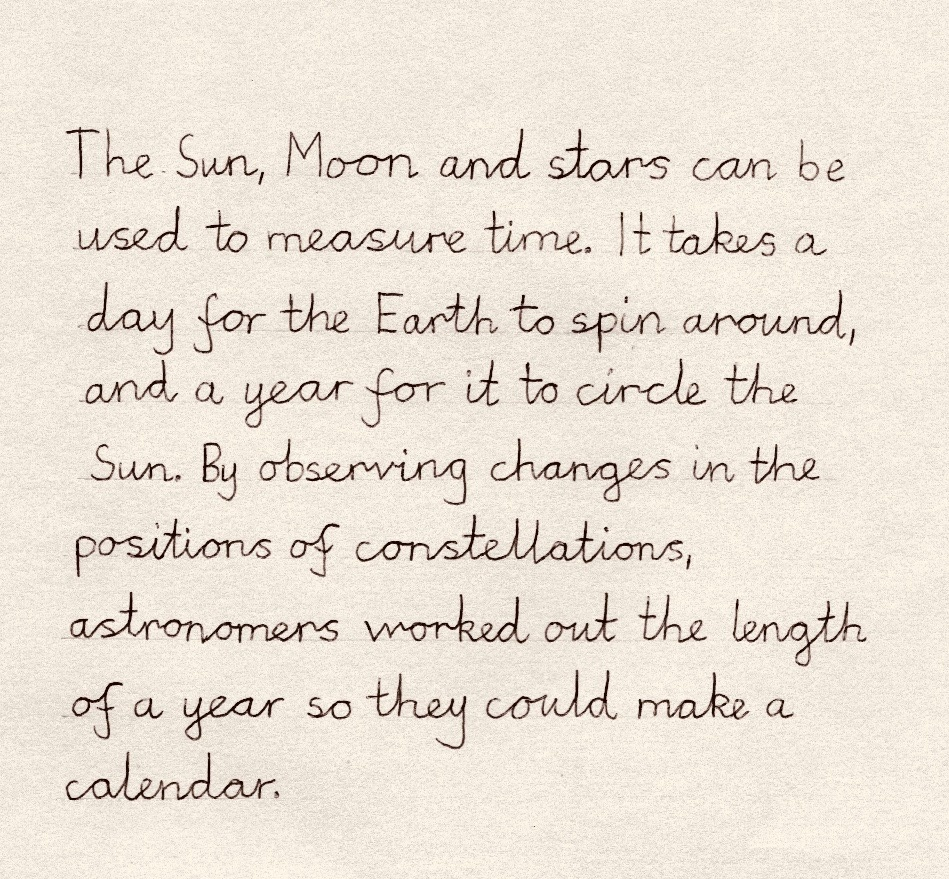
#> input picture ComplainSorter/data/2_contrast_proc/test.jpg, 949 x 879 px, found by its file name; its folder holds only this picture in this run
$ python -i preprocessing.py   (imports and definitions only)   (older library calls are emulated)
#> lines starting #> are read from the running program, lines starting #| are printed output that depends on the picture; after the words box and inside, x2 and y2 are one past the last pixel; in counts of white or black regions, pixels touching at a corner belong together
import cv2
import numpy as np
import os
import math
from skimage.filters import threshold_local


def run_preproc(imageName):

#> called with imageName = '../../data/2_contrast_proc/test.jpg'
    print('Start Preprocessing')
    print('Start adjusting the contrast')

    image = cv2.imread(f'../data/1_raw_complains/{imageName}')
#> image is the input picture: shape (879, 949, 3); mean B, G, R 214.3, 225.2, 234
    adjustContrast(image, imageName) # prepare image

    print('Adjusting the contrast is completed')
    print('Start line segmentation')

    image = cv2.imread(f'../data/2_contrast_proc/{imageName}')
    lineSegmentation(image, imageName)

    print('Line segmentation is completed')
    print('Start word segmentation')

    wordSegmentation(imageName, 65)
    print('Word segmentation is completed')
    print('Preprocesing is completed')


def adjustContrast(image, imageName):
    # increase contrast
    # image = cv2.cvtColor(image, cv2.COLOR_BGR2GRAY)
    # T = threshold_local(image, 11, offset=10, method="median")
    # # image = cv2.medianBlur(image,3);
    # # image = cv2.bilateralFilter(image, 5, 50, 50)
    # image = cv2.GaussianBlur(image, (5, 5), 0)
    # image = (image > T).astype("uint8") * 255

    # write
    cv2.imwrite(f'../data/2_contrast_proc/{imageName}', image)


def lineSegmentation(image, imageName):

#> called with imageName = '../../data/2_contrast_proc/test.jpg'
    gray = cv2.cvtColor(image, cv2.COLOR_BGR2GRAY)
    # binary
    ret, thresh = cv2.threshold(gray, 127, 255, cv2.THRESH_BINARY_INV)
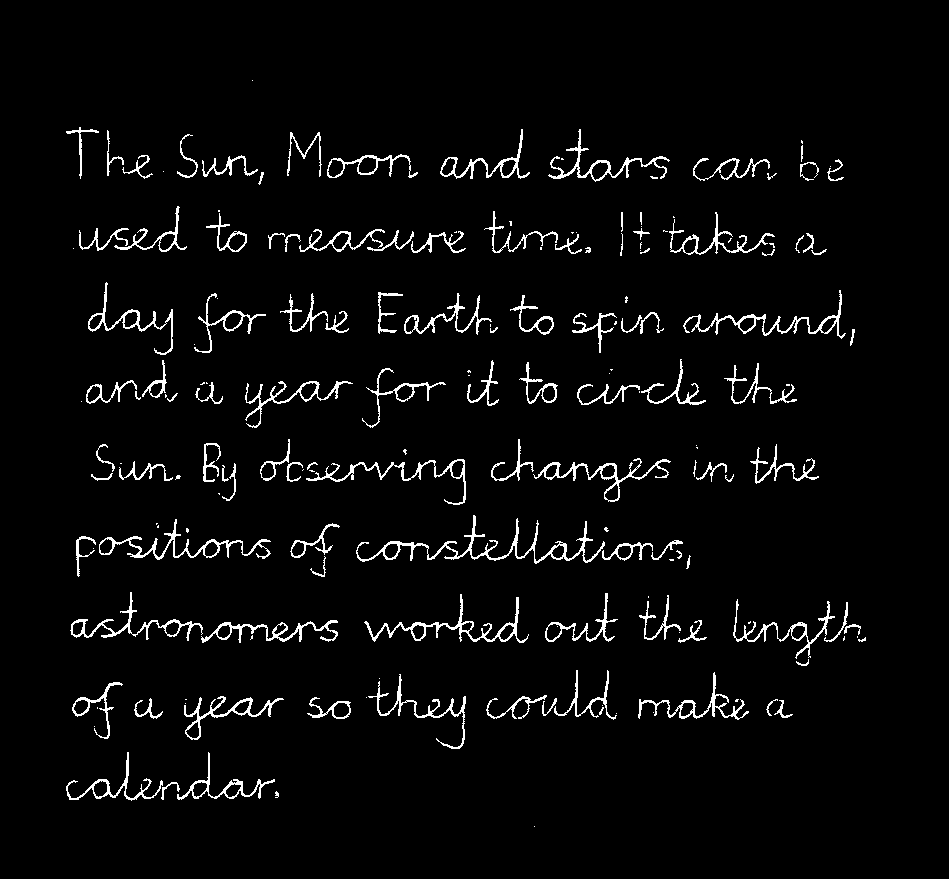
#> thresh: shape (879, 949); 3.7% white in thin lines or dots, all inside (x1, y1, x2, y2) = (66, 80, 866, 827)

    # dilation
    kernel = np.ones((5, 100), np.uint8)
    img_dilation = cv2.dilate(thresh, kernel, iterations=1)
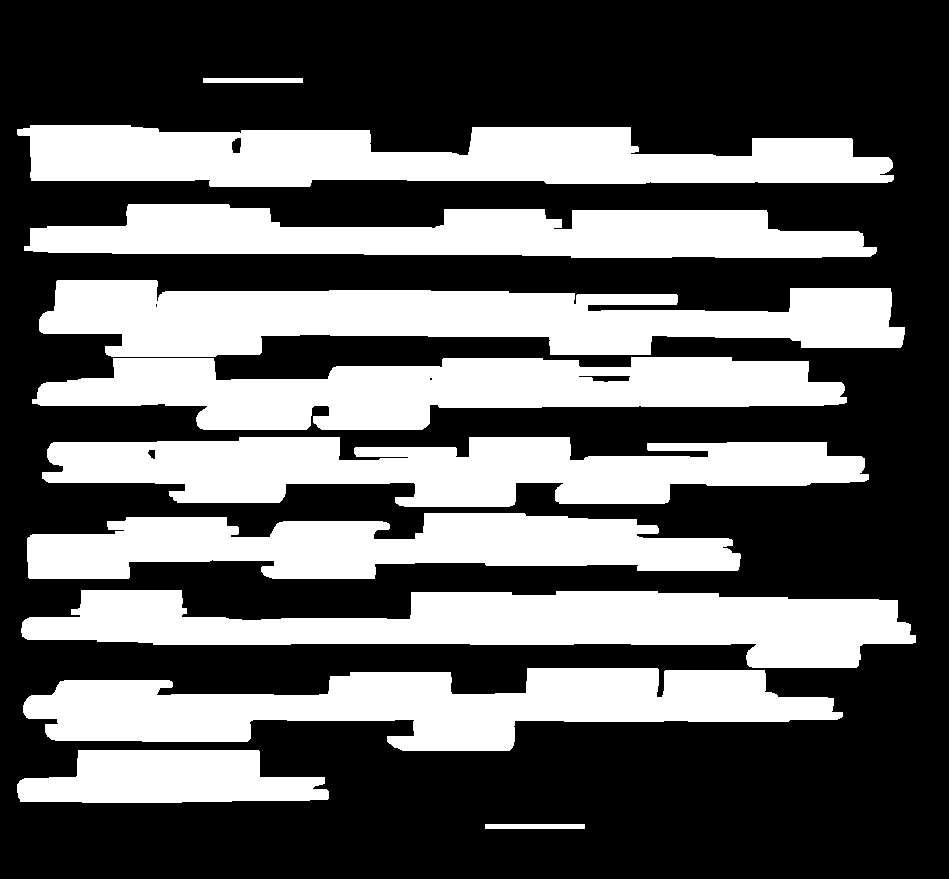
#> img_dilation: shape (879, 949); 37.8% white; 11 white regions

    # find contours
    ctrs, hier = cv2.findContours(img_dilation.copy(), cv2.RETR_EXTERNAL, cv2.CHAIN_APPROX_SIMPLE)
#> ctrs = 11 contours; largest, box (x1, y1, x2, y2) and area: (39, 280, 905, 357) 41708, (21, 590, 916, 668) 39064, (23, 668, 843, 751) 38239, (17, 125, 894, 187) 38192, (42, 437, 869, 507) 37861

    # sort contours
    sorted_ctrs = sorted(ctrs, key=lambda ctr: cv2.boundingRect(ctr)[0])
#> sorted_ctrs has the same summary as ctrs

    for i, ctr in enumerate(sorted_ctrs):
        # Get bounding box
        x, y, w, h = cv2.boundingRect(ctr)

        # Getting ROI
        roi = image[y:y + h, x:x + w]

        # show ROI
        directory = f'../data/3_line_segmentation/{imageName.split(".")[0]}'
        if not os.path.exists(directory):
            os.mkdir(directory)

        cv2.imwrite(f'../data/3_line_segmentation/{imageName.split(".")[0]}/{str(i)}_{imageName}', roi)
#> this loop made 11 passes
#> (x, y, w, h) on passes 1 to 9: (17, 750, 312, 53), (17, 125, 877, 62), (21, 590, 895, 78), (23, 668, 820, 83), (24, 204, 853, 54), (27, 513, 714, 66), (32, 357, 815, 73), (39, 280, 866, 77), (42, 437, 827, 70)
#> (ctr, x, y, w, h) on passes 10 to 11: ([[203, 78], [203, 82], [302, 82], [302, 78]], 203, 78, 100, 5), ([[485, 824], [485, 828], [584, 828], [584, 824]], 485, 824, 100, 5)
#> pass 1, in lineSegmentation, `roi = image[y:y + h, x:x + w]`:
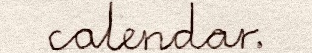
#> roi: shape (53, 312, 3); mean B, G, R 203, 213.6, 223.3
#> pass 2, in lineSegmentation, `roi = image[y:y + h, x:x + w]`:
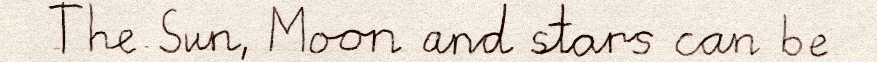
#> roi: shape (62, 877, 3); mean B, G, R 207.7, 218.3, 227.8
#> pass 3, in lineSegmentation, `roi = image[y:y + h, x:x + w]`:
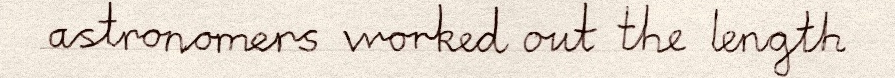
#> roi: shape (78, 895, 3); mean B, G, R 208, 218.6, 228
        # cv2.rectangle(image, (x, y), (x + w, y + h), (90, 0, 255), 2) # improves word accuracy


def wordSegmentation(imageName, height):
    # read input images from 'in' directory
    directory = f'../data/3_line_segmentation/{imageName.split(".")[0]}'
#> (the run stopped early here; a loop or call above may not have finished)
